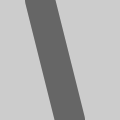
Frame 1 (no input)
Frame 60 (no input): identical to frame 1, image omitted
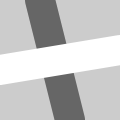
Frame 120 (the mouse pressed at the canvas centre since frame 60)

The p5.js sketch that drew these frames (run headless with seeded random() and noise() and a simulated clock; from frame 60 on, the mouse is pressed at the canvas centre):

// p5.js sketch
// ── sketch.js
function setup() { 
  createCanvas(120, 120); 
  strokeWeight(30); 
  } 
  function draw() { 
   background(204); 
   stroke(102); 
   line(40, 0, 70, height); 
   if (mouseIsPressed) { //hvor kommer denne variable fra? //når man trykker på musen sker der noget
    if (mouseButton == LEFT) { //og hvad med den? // og hvis det er venstre tast laver den en farvet streg
     stroke(255); 
    } 
    else { 
     stroke(0);  // ellers skal den lave en hvid streg
    } 
    line(0, 70, width, 50); //det her er stregen som altid er der
    } 
  } 
